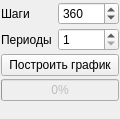
<ui version="4.0" >
 <class>controllerWidget</class>
 <widget class="QWidget" name="controllerWidget" >
  <property name="geometry" >
   <rect>
    <x>0</x>
    <y>0</y>
    <width>120</width>
    <height>119</height>
   </rect>
  </property>
  <property name="windowTitle" >
   <string>Form</string>
  </property>
  <layout class="QHBoxLayout" >
   <property name="spacing" >
    <number>1</number>
   </property>
   <property name="leftMargin" >
    <number>1</number>
   </property>
   <property name="topMargin" >
    <number>1</number>
   </property>
   <property name="rightMargin" >
    <number>1</number>
   </property>
   <property name="bottomMargin" >
    <number>1</number>
   </property>
   <item>
    <layout class="QVBoxLayout" >
     <property name="spacing" >
      <number>1</number>
     </property>
     <item>
      <layout class="QGridLayout" >
       <property name="topMargin" >
        <number>1</number>
       </property>
       <property name="horizontalSpacing" >
        <number>1</number>
       </property>
       <property name="verticalSpacing" >
        <number>3</number>
       </property>
       <item row="0" column="0" >
        <widget class="QLabel" name="label" >
         <property name="text" >
          <string>Шаги</string>
         </property>
        </widget>
       </item>
       <item row="0" column="1" >
        <widget class="QSpinBox" name="stepEdit" >
         <property name="minimum" >
          <number>1</number>
         </property>
         <property name="maximum" >
          <number>10000</number>
         </property>
         <property name="value" >
          <number>360</number>
         </property>
        </widget>
       </item>
       <item row="1" column="0" >
        <widget class="QLabel" name="label_2" >
         <property name="text" >
          <string>Периоды</string>
         </property>
        </widget>
       </item>
       <item row="1" column="1" >
        <widget class="QSpinBox" name="countEdit" >
         <property name="minimum" >
          <number>1</number>
         </property>
        </widget>
       </item>
       <item row="2" column="0" colspan="2" >
        <widget class="QPushButton" name="buildButton" >
         <property name="text" >
          <string>Построить график</string>
         </property>
        </widget>
       </item>
       <item row="3" column="0" colspan="2" >
        <widget class="QProgressBar" name="progressIndicator" >
         <property name="enabled" >
          <bool>false</bool>
         </property>
         <property name="value" >
          <number>0</number>
         </property>
        </widget>
       </item>
      </layout>
     </item>
     <item>
      <spacer>
       <property name="orientation" >
        <enum>Qt::Vertical</enum>
       </property>
       <property name="sizeHint" >
        <size>
         <width>20</width>
         <height>40</height>
        </size>
       </property>
      </spacer>
     </item>
    </layout>
   </item>
  </layout>
 </widget>
 <resources/>
 <connections/>
</ui>
